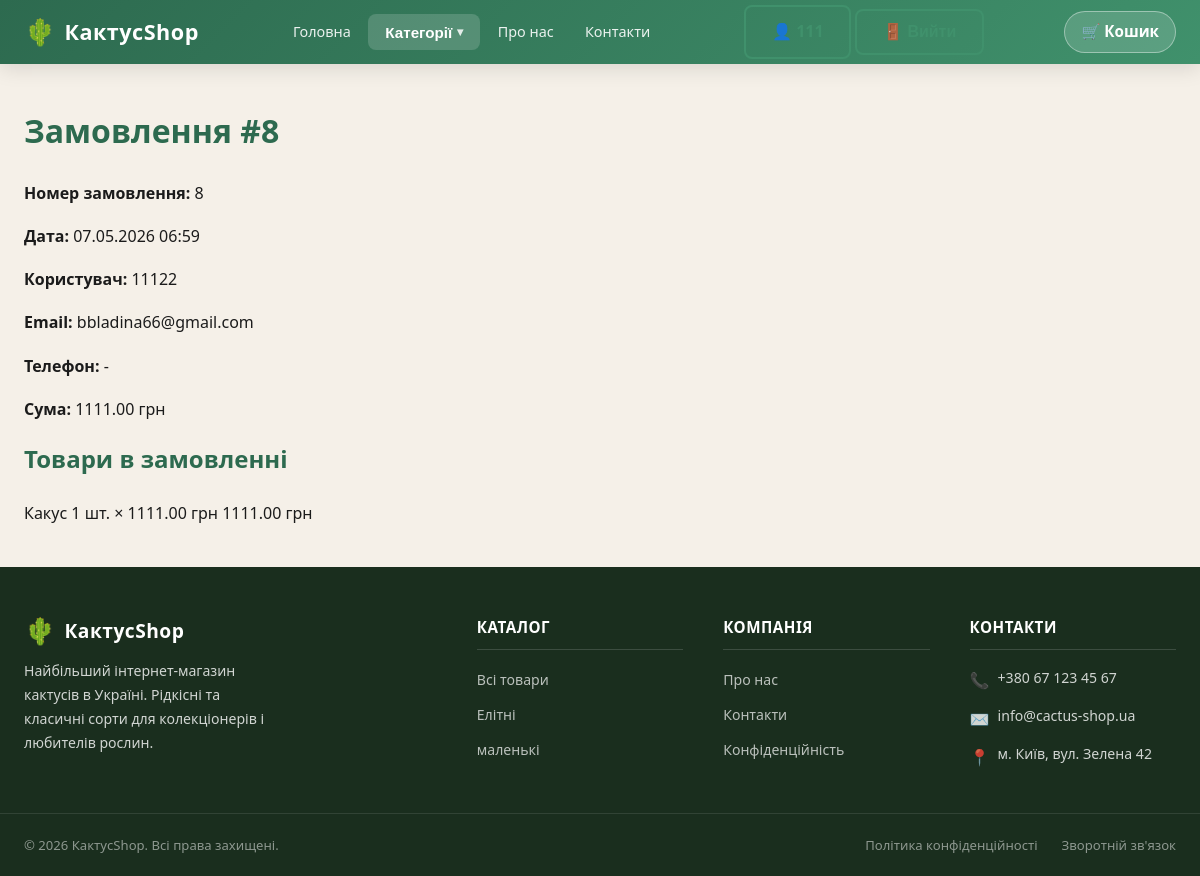
Before: /staff/orders/8/ (signed in) with the older database file.
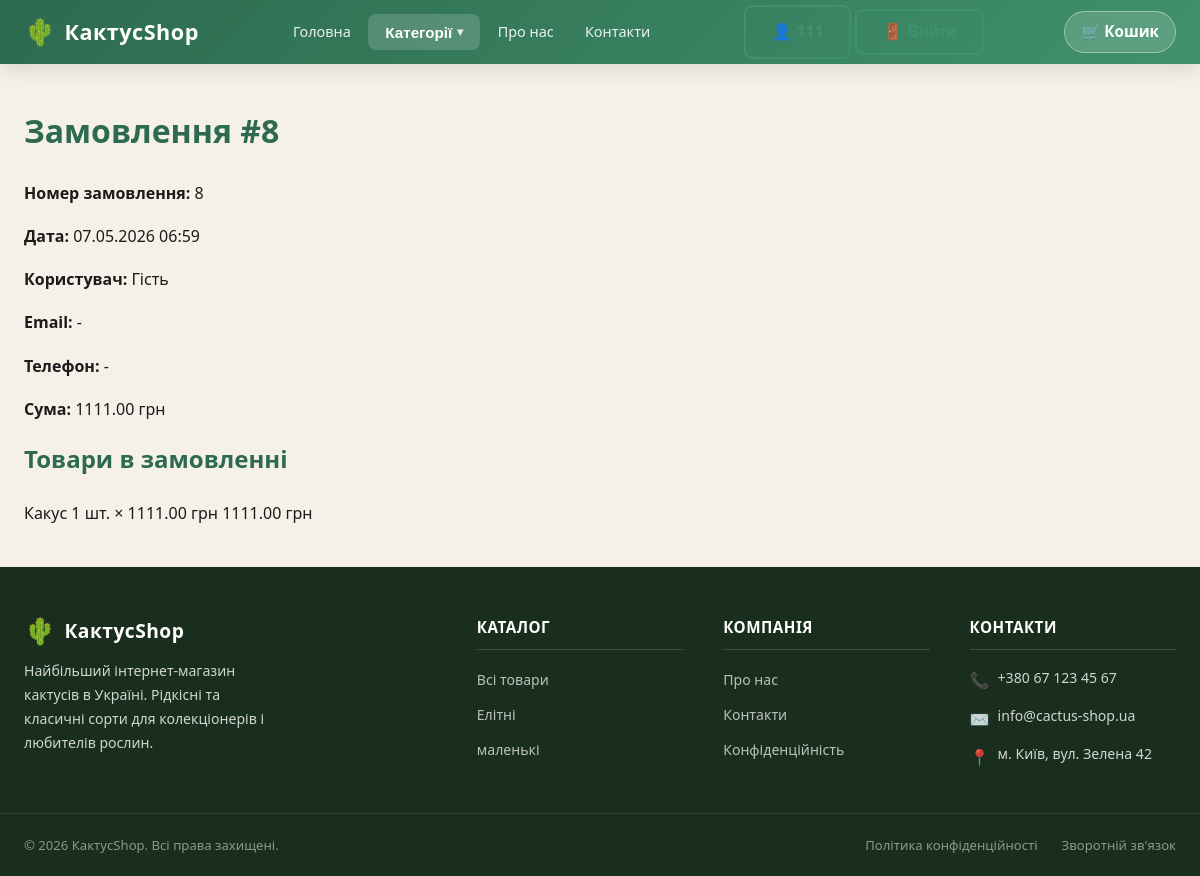
After: the same page with the newer database file.
### shop/models.py (models this page shows, shortened)
class Order(models.Model):
    user = models.ForeignKey('auth.User', on_delete=models.SET_NULL, null=True, blank=True, verbose_name='Користувач')
    session_key = models.CharField('Ключ сесії', max_length=40)
    created_at = models.DateTimeField('Створено', auto_now_add=True)
    is_completed = models.BooleanField('Завершено', default=False)
    class Meta:
        verbose_name = 'Замовлення'
        verbose_name_plural = 'Замовлення'
    def get_total(self):
        return sum(item.get_subtotal() for item in self.items.all())
    def get_customer_phone(self):
        if self.user and self.user.email:
            customer = Customer.objects.filter(email=self.user.email).first()
            return customer.phone if customer else ''
        return ''

class OrderItem(models.Model):
    order = models.ForeignKey(Order, on_delete=models.CASCADE, related_name='items', verbose_name='Замовлення')
    product = models.ForeignKey(Product, on_delete=models.CASCADE, verbose_name='Товар')
    quantity = models.PositiveIntegerField('Кількість', default=1)
    price = models.DecimalField('Ціна', max_digits=10, decimal_places=2)
    class Meta:
        verbose_name = 'Позиція замовлення'
        verbose_name_plural = 'Позиції замовлення'
    def get_subtotal(self):
        return self.price * self.quantity

### shop/views.py (the view)
# urls.py: path('staff/orders/<int:order_id>/', views.admin_order_detail, name='admin_order_detail'),
@login_required
def admin_order_detail(request, order_id):
    if not request.user.is_superuser:
        return HttpResponseForbidden()
    categories = Category.objects.all()
    order = get_object_or_404(Order, pk=order_id, is_completed=True)
    customer = order.user and Customer.objects.filter(email=order.user.email).first()
    return render(request, 'shop/order_detail.html', {
        'categories': categories,
        'order': order,
        'customer': customer,
        'title': f'Замовлення #{order.pk}',
    })

### shop/context_processors.py (called while the page is built)
def cart_info(request):
    cart_count = 0
    try:
        if request.session.session_key:
            order = Order.objects.filter(
                session_key=request.session.session_key,
                is_completed=False
            ).prefetch_related('items').first()
            if order:
                cart_count = order.get_total_items()
    except Exception:
        pass
    return {'cart_count': cart_count}

### shop/templates/shop/order_detail.html (shortened to what this page needs)
{% extends 'shop/base.html' %}
{% block content %}
<div class="admin-order-detail-page">
    <h1>{{ title }}</h1>
    <div class="order-detail-card">
        <div class="order-meta">
            <p><strong>Номер замовлення:</strong> {{ order.pk }}</p>
            <p><strong>Дата:</strong> {{ order.created_at|date:'d.m.Y H:i' }}</p>
            {% if order.user %}
                <p><strong>Користувач:</strong> {{ order.user.username }}</p>
                <p><strong>Email:</strong> {{ order.user.email }}</p>
            {% else %}
                <p><strong>Користувач:</strong> Гість</p>
                <p><strong>Email:</strong> -</p>
            {% endif %}
            {% if customer and customer.phone %}
                <p><strong>Телефон:</strong> {{ customer.phone }}</p>
            {% else %}
                <p><strong>Телефон:</strong> {{ order.get_customer_phone|default:'-' }}</p>
            {% endif %}
            <p><strong>Сума:</strong> {{ order.get_total }} грн</p>
        </div>
        <h2>Товари в замовленні</h2>
        <div class="order-items">
            {% for item in order.items.all %}
            <div class="order-item">
                <span>{{ item.product.name }}</span>
                <span>{{ item.quantity }} шт. × {{ item.price }} грн</span>
                <span>{{ item.get_subtotal }} грн</span>
            </div>
            {% endfor %}
        </div>
    </div>
</div>
{% endblock %}

Changed rows visible on the page:
changed Order id 8: user_id 3 → empty (drawn); user.username "11122" → (not shown); user.email "bbladina66@gmail.com" → (not shown)
Other visible differences:
text now shown: "Гість -"
